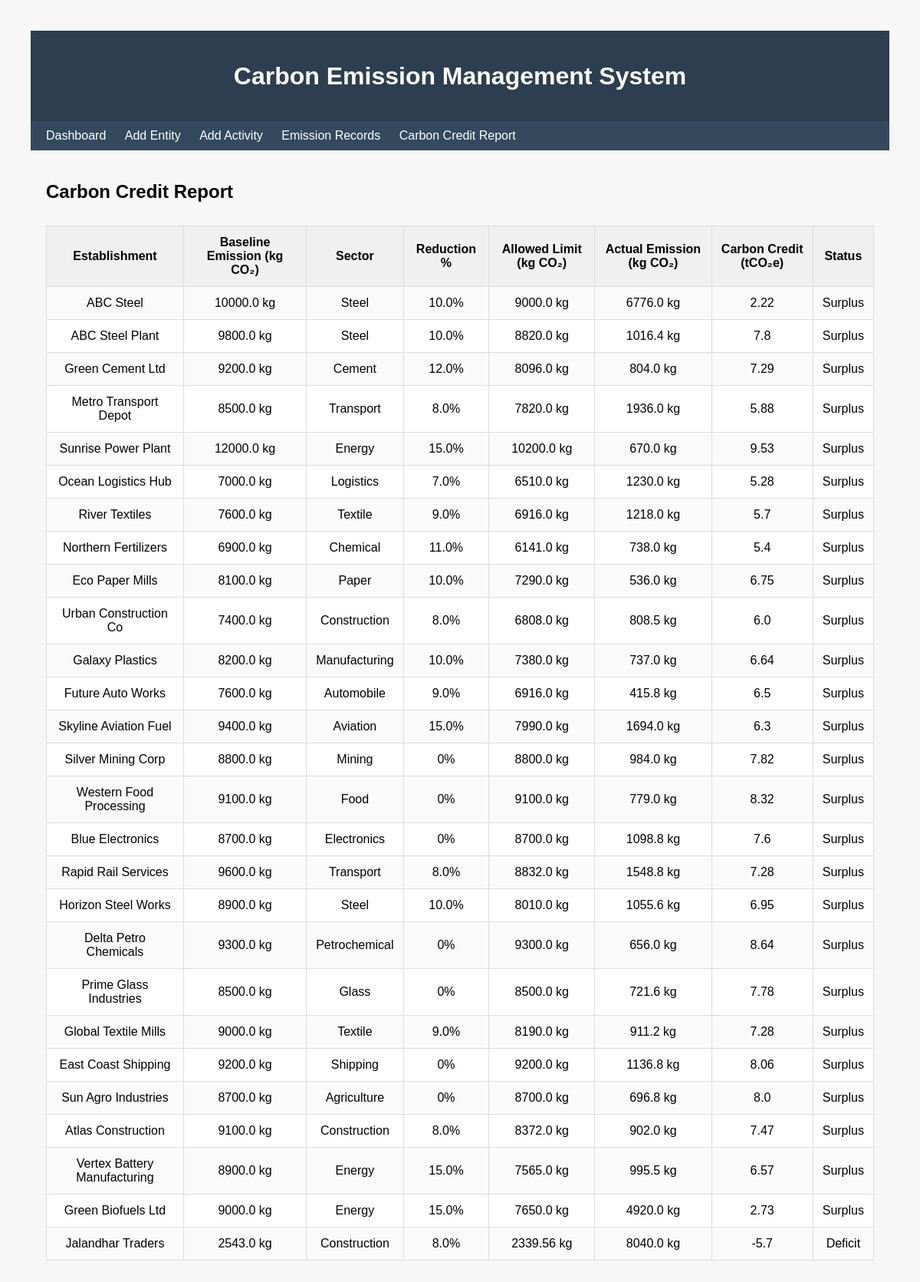
Screenshot of /report with the database file from the repository.
### tables this page shows
CREATE TABLE Establishment (    est_id INTEGER PRIMARY KEY AUTOINCREMENT,    est_name TEXT NOT NULL,    est_type TEXT,    location TEXT);

### app.py (the view)
@app.route("/report")
def report():
    with sqlite3.connect("cc.db") as conn:
        conn.row_factory = sqlite3.Row
    rows = conn.execute("""
    SELECT
 e.est_name,
 e.est_type AS sector,

 COALESCE(b.baseline_emission_kg,0) AS baseline_emission_kg,

 COALESCE(rp.reduction_percent,0) AS reduction_percent,

 ROUND(COALESCE(SUM(er.emission_kg),0),2) AS actual_emission,

 ROUND(COALESCE(b.baseline_emission_kg,0) *
 (1 - COALESCE(rp.reduction_percent,0)/100.0),2) AS allowed_limit,

 ROUND(
 (
 COALESCE(b.baseline_emission_kg,0) *
 (1 - COALESCE(rp.reduction_percent,0)/100.0)
 -
 COALESCE(SUM(er.emission_kg),0)
 )/1000.0,2) AS carbon_credit

FROM Establishment e

LEFT JOIN Baseline_Emission b
ON e.est_id = b.est_id

LEFT JOIN (SELECT DISTINCT sector, reduction_percent FROM Reduction_Policy) rp
ON e.est_type = rp.sector

LEFT JOIN Activity_Data ad
ON e.est_id = ad.est_id

LEFT JOIN Emission_Record er
ON ad.activity_id = er.activity_id

GROUP BY e.est_id;
    """).fetchall()
    data = []
    for r in rows:
        credit = r["carbon_credit"] if r["carbon_credit"] is not None else 0
        if credit > 0:
            status = "Surplus"
        elif credit < 0:
            status = "Deficit"
        else:
            status = "Neutral"
        data.append({
          "name": r["est_name"],
          "sector": r["sector"],
          "reduction": r["reduction_percent"] or 0,
          "baseline": r["baseline_emission_kg"],
          "allowed": r["allowed_limit"],
          "actual": r["actual_emission"],
          "credit": round(credit,2),
          "status": status
         })
    return render_template("report.html", rows=data)

### templates/report.html
{% extends "base.html" %}
{% block content %}
<h2>Carbon Credit Report</h2>
<table border="1">
<tr>
<th>Establishment</th>
<th>Baseline Emission (kg CO₂)</th>
<th>Sector</th>
<th>Reduction %</th>
<th>Allowed Limit (kg CO₂)</th>
<th>Actual Emission (kg CO₂)</th>
<th>Carbon Credit (tCO₂e)</th>
<th>Status</th>
</tr>
{% for r in rows %}
<tr>
<td>{{ r.name }}</td>
<td>{{ r.baseline }} kg</td>
<td>{{ r.sector }}</td>
<td>{{ r.reduction }}%</td>
<td>{{ r.allowed }} kg</td>
<td>{{ r.actual }} kg</td>
<td>{{ r.credit }}</td>
<td>{{ r.status }}</td>
</tr>
{% endfor %}
</table>
{% endblock %}

### static/style.css (style rules this page uses)
body { font-family: Arial , sans-serif; background:#f7f7f7; margin: 40px;; }
h1, h2 { margin-bottom: 20px; }
table { width:100%; border-collapse:collapse; background:white; margin-top: 30px; }
table th, table td { border:1px solid #ddd; padding:12px; text-align: center; }
th { background: #f0f0f0; }
tr:nth-child(even) { background: #fafafa; }

### rows the page displays
Establishment: name "ABC Steel", baseline "10000.0", sector "Steel", reduction "10.0", allowed "9000.0", actual "6776.0", credit "2.22", status "Surplus"
Establishment: name "ABC Steel Plant", baseline "9800.0", sector "Steel", reduction "10.0", allowed "8820.0", actual "1016.4", credit "7.8", status "Surplus"
Establishment: name "Green Cement Ltd", baseline "9200.0", sector "Cement", reduction "12.0", allowed "8096.0", actual "804.0", credit "7.29", status "Surplus"
Establishment: name "Metro Transport Depot", baseline "8500.0", sector "Transport", reduction "8.0", allowed "7820.0", actual "1936.0", credit "5.88", status "Surplus"
Establishment: name "Sunrise Power Plant", baseline "12000.0", sector "Energy", reduction "15.0", allowed "10200.0", actual "670.0", credit "9.53", status "Surplus"
Establishment: name "Ocean Logistics Hub", baseline "7000.0", sector "Logistics", reduction "7.0", allowed "6510.0", actual "1230.0", credit "5.28", status "Surplus"
Establishment: name "River Textiles", baseline "7600.0", sector "Textile", reduction "9.0", allowed "6916.0", actual "1218.0", credit "5.7", status "Surplus"
Establishment: name "Northern Fertilizers", baseline "6900.0", sector "Chemical", reduction "11.0", allowed "6141.0", actual "738.0", credit "5.4", status "Surplus"
Establishment: name "Eco Paper Mills", baseline "8100.0", sector "Paper", reduction "10.0", allowed "7290.0", actual "536.0", credit "6.75", status "Surplus"
Establishment: name "Urban Construction Co", baseline "7400.0", sector "Construction", reduction "8.0", allowed "6808.0", actual "808.5", credit "6.0", status "Surplus"
Establishment: name "Galaxy Plastics", baseline "8200.0", sector "Manufacturing", reduction "10.0", allowed "7380.0", actual "737.0", credit "6.64", status "Surplus"
Establishment: name "Future Auto Works", baseline "7600.0", sector "Automobile", reduction "9.0", allowed "6916.0", actual "415.8", credit "6.5", status "Surplus"
Establishment: name "Skyline Aviation Fuel", baseline "9400.0", sector "Aviation", reduction "15.0", allowed "7990.0", actual "1694.0", credit "6.3", status "Surplus"
Establishment: name "Silver Mining Corp", baseline "8800.0", sector "Mining", reduction "0", allowed "8800.0", actual "984.0", credit "7.82", status "Surplus"
Establishment: name "Western Food Processing", baseline "9100.0", sector "Food", reduction "0", allowed "9100.0", actual "779.0", credit "8.32", status "Surplus"
Establishment: name "Blue Electronics", baseline "8700.0", sector "Electronics", reduction "0", allowed "8700.0", actual "1098.8", credit "7.6", status "Surplus"
Establishment: name "Rapid Rail Services", baseline "9600.0", sector "Transport", reduction "8.0", allowed "8832.0", actual "1548.8", credit "7.28", status "Surplus"
Establishment: name "Horizon Steel Works", baseline "8900.0", sector "Steel", reduction "10.0", allowed "8010.0", actual "1055.6", credit "6.95", status "Surplus"
Establishment: name "Delta Petro Chemicals", baseline "9300.0", sector "Petrochemical", reduction "0", allowed "9300.0", actual "656.0", credit "8.64", status "Surplus"
Establishment: name "Prime Glass Industries", baseline "8500.0", sector "Glass", reduction "0", allowed "8500.0", actual "721.6", credit "7.78", status "Surplus"
Establishment: name "Global Textile Mills", baseline "9000.0", sector "Textile", reduction "9.0", allowed "8190.0", actual "911.2", credit "7.28", status "Surplus"
Establishment: name "East Coast Shipping", baseline "9200.0", sector "Shipping", reduction "0", allowed "9200.0", actual "1136.8", credit "8.06", status "Surplus"
Establishment: name "Sun Agro Industries", baseline "8700.0", sector "Agriculture", reduction "0", allowed "8700.0", actual "696.8", credit "8.0", status "Surplus"
Establishment: name "Atlas Construction", baseline "9100.0", sector "Construction", reduction "8.0", allowed "8372.0", actual "902.0", credit "7.47", status "Surplus"
Establishment: name "Vertex Battery Manufacturing", baseline "8900.0", sector "Energy", reduction "15.0", allowed "7565.0", actual "995.5", credit "6.57", status "Surplus"
Establishment: name "Green Biofuels Ltd", baseline "9000.0", sector "Energy", reduction "15.0", allowed "7650.0", actual "4920.0", credit "2.73", status "Surplus"
Establishment: name "Jalandhar Traders", baseline "2543.0", sector "Construction", reduction "8.0", allowed "2339.56", actual "8040.0", credit "-5.7", status "Deficit"
